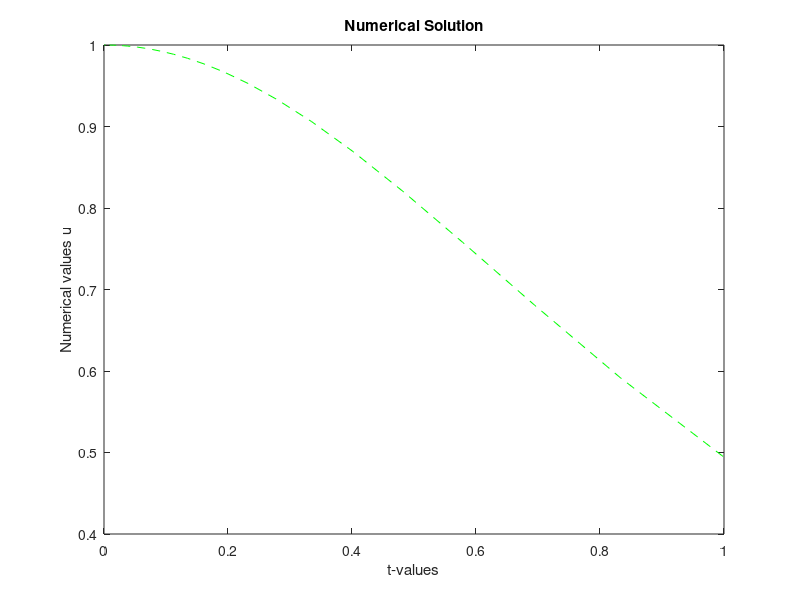
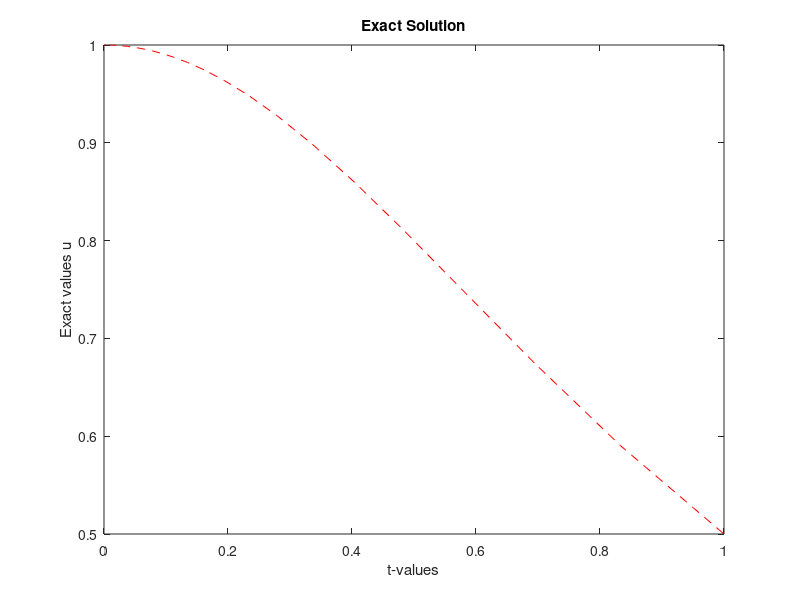
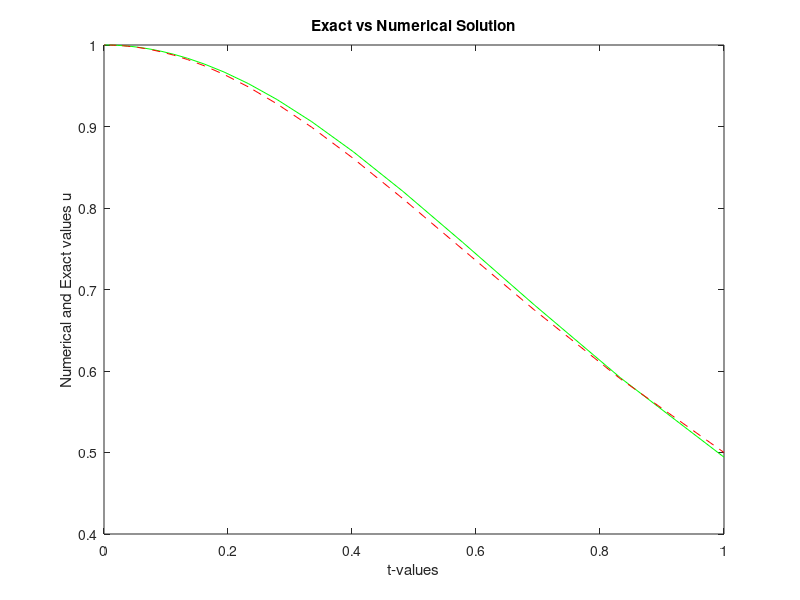
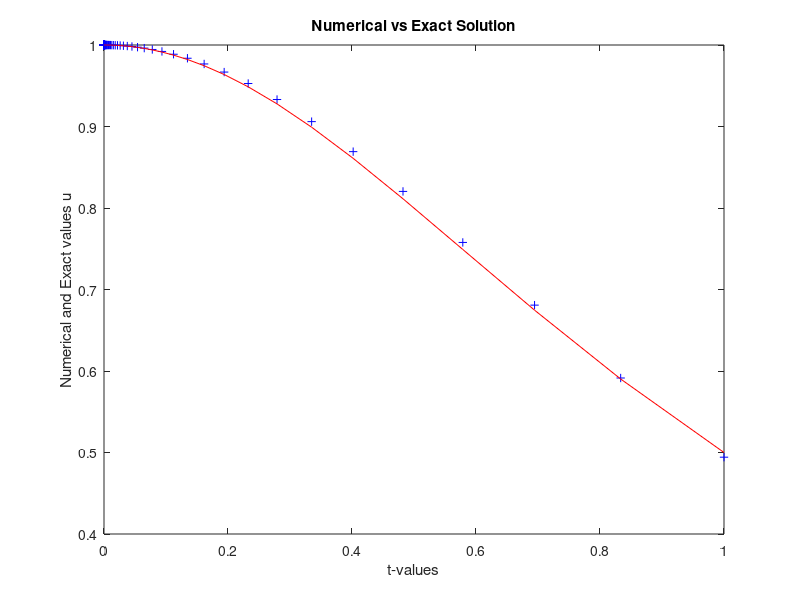

Write MATLAB code to recreate these figures, in order.
%%%%%%%%%%%%%%%%%%%%%%%%%%%%%%%%%%%%%%%%%%%%%%%%%%%%%%%%%%%%%%%%%%%%%%%%%%%
% Numerical Solution of an Initial Value Problem
% using the Forward Euler Method on a Variable Mesh
%
% Differential Equation:
%     du/dt = -2*t*u^2
%
% Exact Solution:
%     u(t) = 1/(1+t^2)
%
% Numerical Method:
%     Forward Euler Method with Variable Mesh
%
% Language:
%     MATLAB
%
% Developed as part of the coursework for
% Numerical Methods for Ordinary Differential Equations
% M.Sc. Applied Mathematics
% South Asian University
%
% Author: Kshitij Bahukhandi
%%%%%%%%%%%%%%%%%%%%%%%%%%%%%%%%%%%%%%%%%%%%%%%%%%%%%%%%%%%%%%%%%%%%%%%%%%%

clear all;  % clear all variables in memory
  N=10; 
  ETA=1.2;
  disp('Variable Mesh Numerical Solution for IVP Using Forward Euler Method');
  disp('    ');
  fprintf('N=%4.2f\n',N);
  disp('  ');
  for I=1:8
    % Formation of variable mesh lengths
       SUM=1.0;
       for L=1:N-1
           SUM=SUM+ETA^L;
       end
       H(2)=1.0/SUM;
       for L=2:N
           H(L+1)=ETA*H(L);
       end 
  % Formation of grid points
    T(1)=0.0;
    for L=2:N+1
          T(L)=T(L-1)+H(L);   
    end 
    T(N+1)=1.0;
    % Exact Solution & RHS function
    for L=1:N+1
        EU(L)= 1.0/(1+T(L)*T(L));  
    end
    % Initial conditions
 %   U(1)=EU(1);
    U(1)=1.0;
     tic  % CPU time starts
    % Solution at advanced time
       for L=1:N
           H0=H(L+1);
       U(L+1)=U(L)-2*H0*T(L)*U(L)*U(L);
       end 
  % Calculate Errors
        ERU=abs(U(N+1)-EU(N+1));
     % Print errors
       fprintf('N=%4.2f, ERU=%10.4e\n',N,ERU);
  disp('  ');
  N=2*N;
  end
   toc  % CPU time ends
    % Plot the results
  figure(1);
  plot(T,U,'--g'); 
  xlabel('t-values');
  ylabel('Numerical values u');
  title('Numerical Solution')
  figure (2);
  plot(T,EU,'--r');
  xlabel('t-values');
  ylabel('Exact values u');
  title ('Exact Solution')
  figure (3);
  plot(T,U,'-g',T,EU,'--r');
  xlabel('t-values');
  ylabel('Numerical and Exact values u');
  title ('Exact vs Numerical Solution')
  figure(4);
  plot(T,U,'b+'); hold on
  plot(T,EU,'-r'); hold off
  xlabel('t-values');
  ylabel('Numerical and Exact values u');
  title('Numerical vs Exact Solution')
